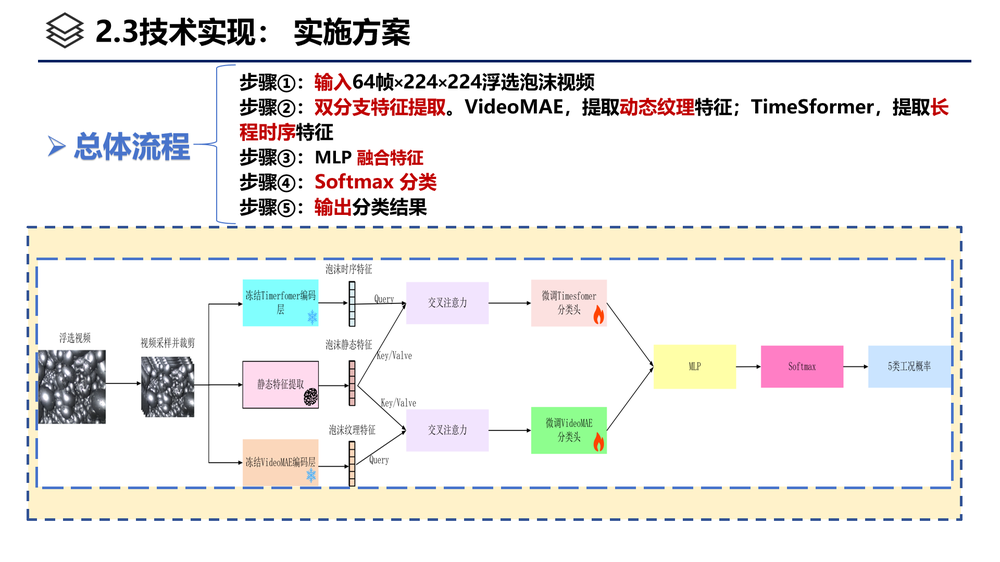
#> input picture e7d3f823-35a3-4f47-be2f-7eb4c80d6d92.png, 1000 x 562 px, shrunk from 1920 x 1080 before the run
$ python -i features.py   (imports and definitions only)
#> lines starting #> are read from the running program, lines starting #| are printed output that depends on the picture; after the words box and inside, x2 and y2 are one past the last pixel; in counts of white or black regions, pixels touching at a corner belong together
#> further down, picture is the input picture: shape (562, 1000, 3); mean B, G, R 233.6, 236.4, 238.5
### 矿物浮选/segmentation.py
import cv2
import numpy as np
from collections import defaultdict


class FrothSegmentation:
    def __init__(self, img):
        """初始化泡沫分割类，执行泡沫图像分割

        Args:
            img: 输入的BGR格式图像
        """
        self.img = img
        self.markers = None
        self.marker_map = defaultdict(list)  # 由marker映射到所有对应像素坐标的结构
        self.marker_set = []  # 记录所有marker种类
        self.marker_coord_num = {}  # 由marker映射到所有对应像素个数的结构

        # 灰度化
        gray_img = cv2.cvtColor(img, cv2.COLOR_BGR2GRAY)
        # 中值滤波
        blur_img = cv2.medianBlur(gray_img, 7)
        # 自适应直方图均衡化
        clahe = cv2.createCLAHE(clipLimit=2.0, tileGridSize=(8, 8))
        cl_img = clahe.apply(blur_img)
        # 阈值分割，得到泡沫高亮标记
        _, th_high_light = cv2.threshold(
            cl_img, 0, 255, cv2.THRESH_BINARY | cv2.THRESH_OTSU
        )
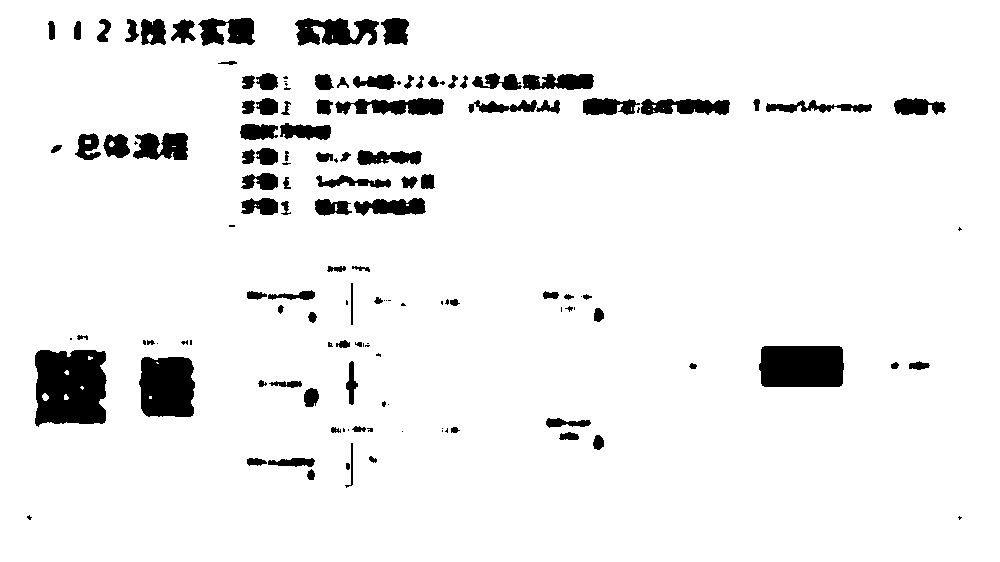
#> th_high_light: shape (562, 1000); 93.6% white; 138 black regions (42 under 20 px), largest, box (x1, y1, x2, y2) and area: (35, 350, 107, 427) 4824, (759, 346, 844, 387) 3363, (139, 357, 195, 417) 3022

        # 得到边缘
        _, th_black_line = cv2.threshold(cl_img, 30, 255, cv2.THRESH_BINARY)
#> th_black_line: shape (562, 1000); 99.5% white; 153 black regions (123 under 20 px), largest, box (x1, y1, x2, y2) and area: (384, 21, 407, 42) 242, (326, 20, 349, 42) 223, (153, 20, 165, 43) 154
        th_white_line = cv2.bitwise_not(th_black_line)

        # 高亮标记滤波
        kernel = cv2.getStructuringElement(cv2.MORPH_RECT, (3, 3))
        th_high_light_open = cv2.morphologyEx(
            th_high_light, cv2.MORPH_OPEN, kernel, iterations=2
        )
#> th_high_light_open: shape (562, 1000); 93.2% white; 78 black regions (8 under 20 px), largest, box (x1, y1, x2, y2) and area: (35, 350, 107, 427) 4942, (759, 346, 844, 387) 3363, (139, 357, 195, 417) 3052
        th_high_light_filter = cv2.morphologyEx(
            th_high_light_open, cv2.MORPH_DILATE, kernel, iterations=2
        )
#> th_high_light_filter: shape (562, 1000); 96% white; 88 black regions (31 under 20 px), largest, box (x1, y1, x2, y2) and area: (37, 352, 104, 422) 4223, (761, 348, 842, 385) 2875, (142, 359, 193, 415) 2575

        # 求标记的连通域
        _, markers = cv2.connectedComponents(th_high_light_filter)
#> markers: shape (562, 1000) int32; 4 distinct labels, from 0 to 3
        # 转换为有符号整数，因为watershed需要
        markers = markers.astype(np.int32)

        # 为watershed准备标记
        markers = markers + 1
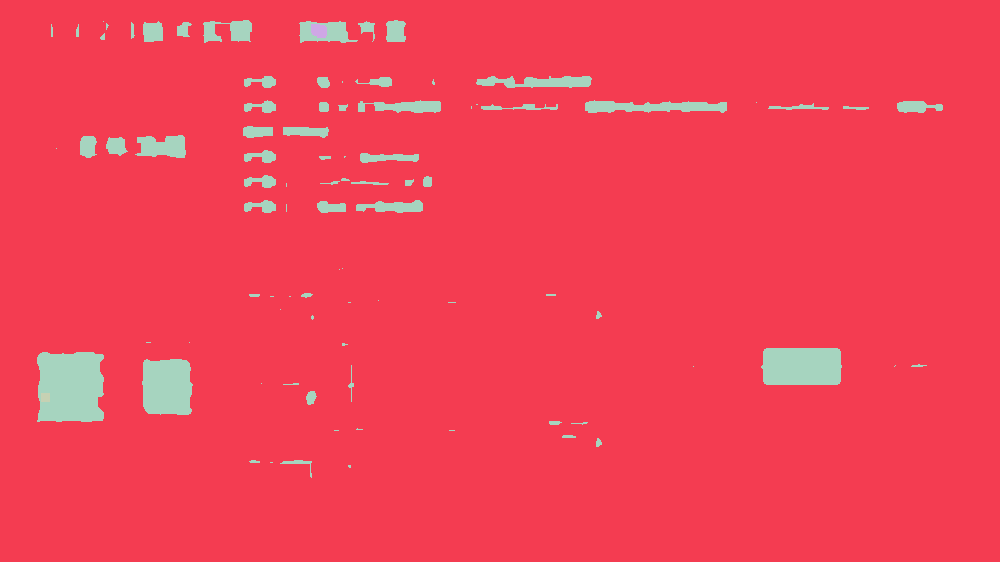
#> markers: shape (562, 1000) int32; 4 distinct labels, from 1 to 4; one colour per label, 0 black
        # 将未知区域标记为0
        unknown = cv2.subtract(th_black_line, th_high_light_filter)
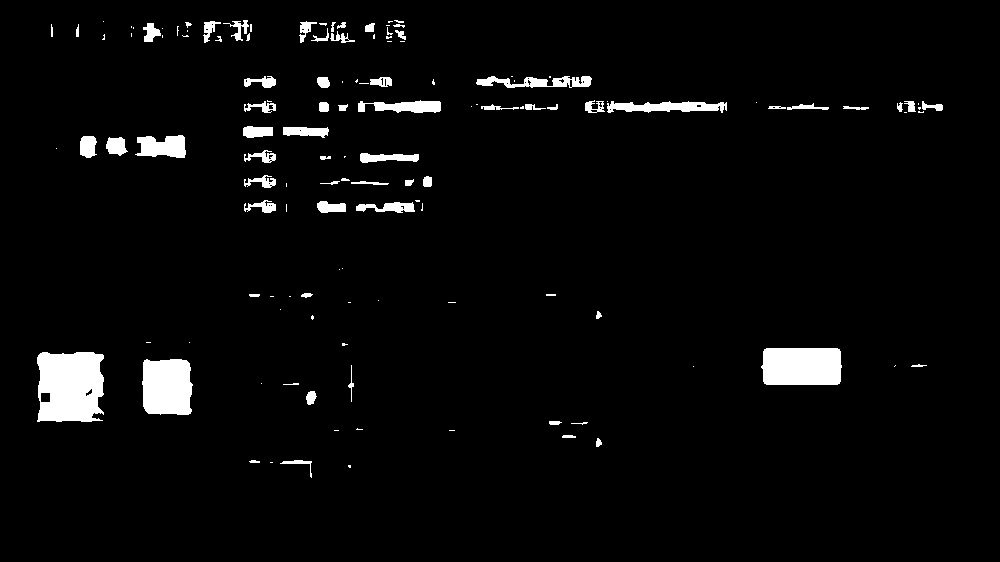
#> unknown: shape (562, 1000); 3.6% white; 132 white regions (63 under 20 px), largest, box (x1, y1, x2, y2) and area: (37, 352, 104, 422) 4145, (761, 348, 842, 385) 2875, (142, 359, 193, 415) 2575
        markers[unknown == 255] = 0
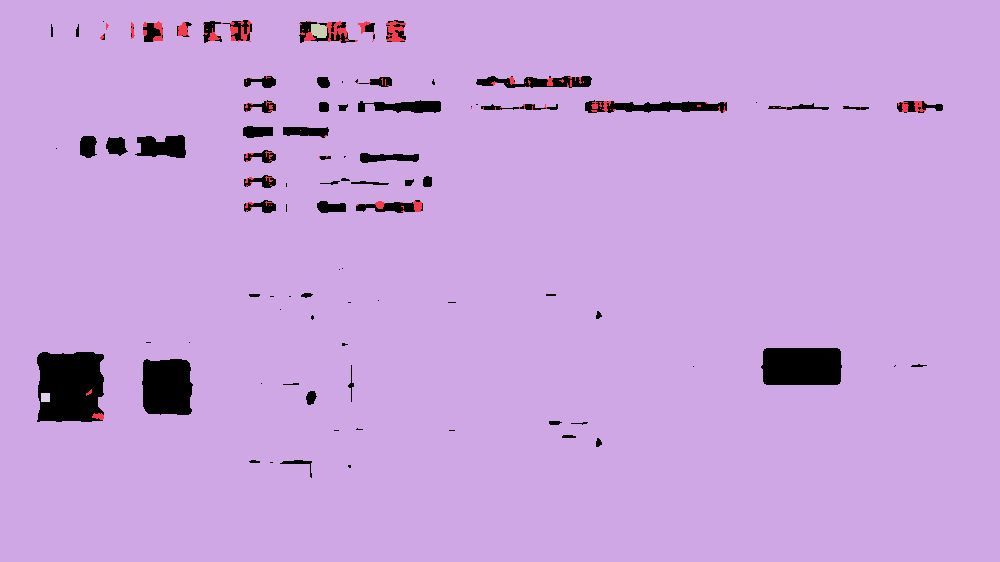
#> markers: shape (562, 1000) int32; 5 distinct labels, from 0 to 4; one colour per label, 0 black

        # 使用分水岭算法
        self.markers = cv2.watershed(img, markers)
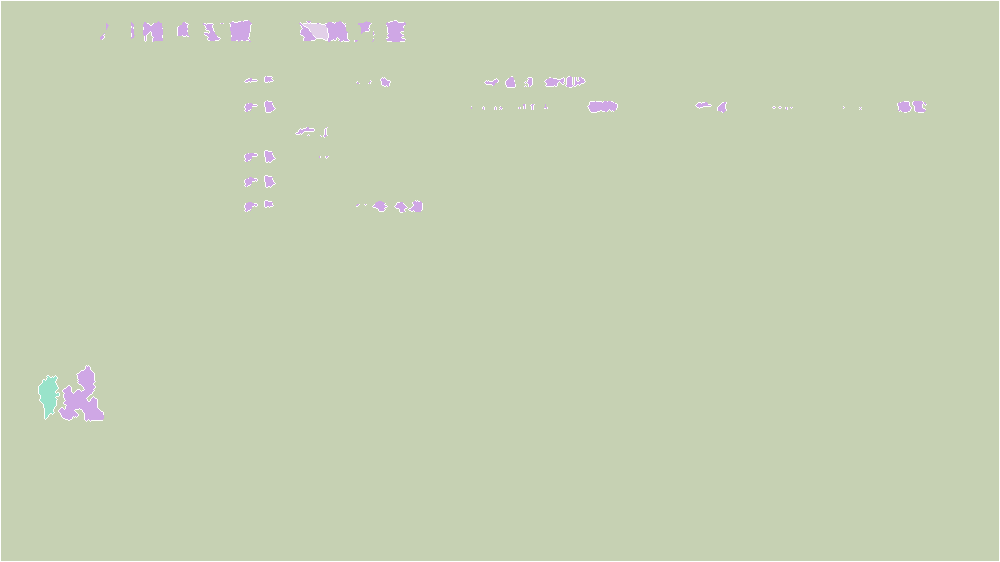
#> self.markers: shape (562, 1000) int32; 5 distinct labels, from -1 to 4; one colour per label, 0 black, -1 white

        # 遍历结果生成marker的各种形式
        for i in range(self.markers.shape[0]):
            for j in range(self.markers.shape[1]):
                marker = self.markers[i, j]
                marker_str = str(marker)
                # 添加坐标
                self.marker_map[marker_str].append((i, j))
                # 记录新种类
                if marker_str not in self.marker_set:
                    self.marker_set.append(marker_str)
                    self.marker_coord_num[marker_str] = 1
                else:
                    self.marker_coord_num[marker_str] += 1
#> after the loop, self.marker_coord_num = {'-1': 4677, '2': 551714, '1': 4854, '3': 241, '4': 514}; self.marker_set = ['-1', '2', '1', '3', '4']

        # 对marker_set处理：去掉-1和过小的marker
        area_limit = 100
        self.marker_set = [
            item
            for item in self.marker_set
            if item != "-1" and self.marker_coord_num[item] >= area_limit
        ]
#> self.marker_set = ['2', '1', '3', '4']

    # [31 lines left out: functions get_result, get_result_coord_num, get_result_set, get_result_map, not called in this run]

### 矿物浮选/features.py
import cv2
import numpy as np
from .segmentation import FrothSegmentation
from .utils import calc_stat, Stat
from collections import defaultdict


# 特征结构体
class ColorFeature:
    """颜色特征结构体"""

    def __init__(self, r_mean, g_mean, b_mean, loadrate):
        self.r_mean = r_mean
        self.g_mean = g_mean
        self.b_mean = b_mean
        self.loadrate = loadrate


class MorphologicalFeature:
    """形态学特征结构体"""

    # [5 lines left out: function __init__, not called in this run]


class TextureFeature:
    """纹理特征结构体"""

    # [5 lines left out: function __init__, not called in this run]


class DynamicFeature:
    """动态特征结构体"""

    # [5 lines left out: function __init__, not called in this run]


class AllFeature:
    """所有特征结构体"""

    # [27 lines left out: function __init__, not called in this run]


class IMGStaticFeature:
    """静态图像特征提取类"""

    def __init__(self, img):
        """初始化静态特征提取类

        Args:
            img: 输入的BGR格式图像
        """
        self.img = img
        self.fs = FrothSegmentation(img)
        self.cf = None
        self.mf = None
        self.tf = None

    def get_color_feature(self):
        """获取颜色特征

        Returns:
            ColorFeature: 颜色特征对象
        """
        # 分割RGB通道
        b_channel, g_channel, r_channel = cv2.split(self.img)
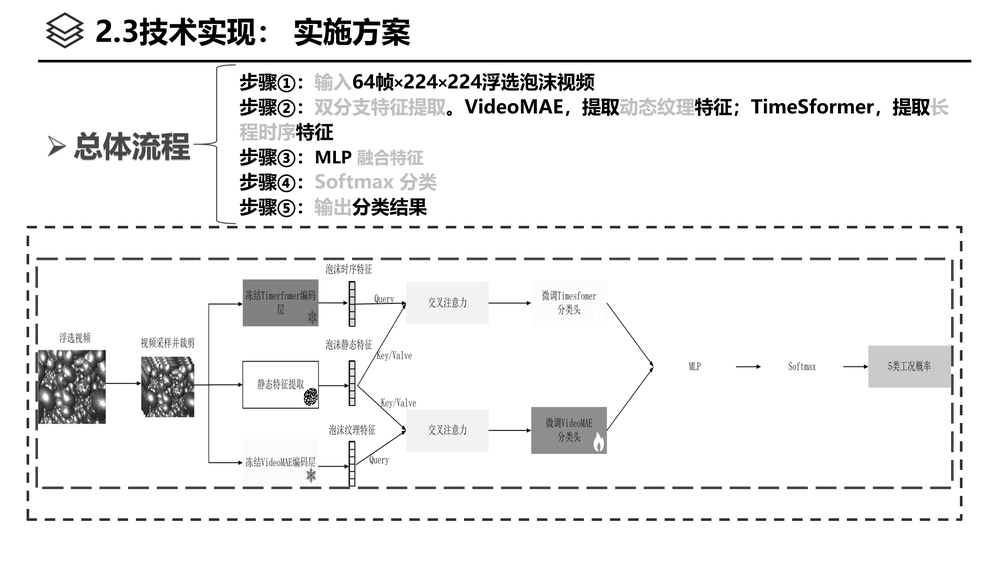
#> r_channel: shape (562, 1000); min 0, max 255, mean 238.5

        # 计算RGB均值
        r_mean = float(np.mean(np.array(r_channel, dtype=np.float64)))
#> r_mean = 238.5
        g_mean = float(np.mean(np.array(g_channel, dtype=np.float64)))
#> g_mean = 236.4
        b_mean = float(np.mean(np.array(b_channel, dtype=np.float64)))
#> b_mean = 233.6

        # 承载率（1-高亮区域占比）
        gray_img = cv2.cvtColor(self.img, cv2.COLOR_BGR2GRAY)
        _, th_high_light = cv2.threshold(
            gray_img, 0, 255, cv2.THRESH_BINARY | cv2.THRESH_OTSU
        )
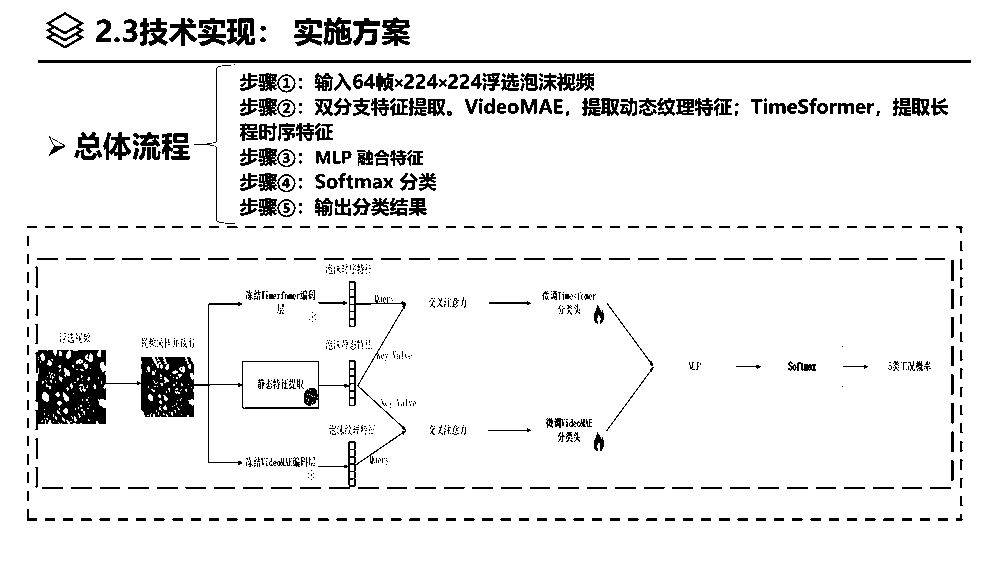
#> th_high_light: shape (562, 1000); 92.5% white; 782 black regions (396 under 20 px), largest, box (x1, y1, x2, y2) and area: (35, 302, 356, 465) 8084, (38, 60, 971, 63) 2799, (318, 281, 406, 489) 876
        highlight_area = cv2.countNonZero(th_high_light)
#> highlight_area = 519790
        gray_area = gray_img.size
#> gray_area = 562000
        loadrate = 1 - highlight_area / gray_area if gray_area > 0 else 0
#> loadrate = 0.0751

        self.cf = ColorFeature(r_mean, g_mean, b_mean, loadrate)
#> in __init__, `self.r_mean = r_mean`: self.r_mean = 238.5
#> in __init__, `self.g_mean = g_mean`: self.g_mean = 236.4
#> in __init__, `self.b_mean = b_mean`: self.b_mean = 233.6
#> in __init__, `self.loadrate = loadrate`: self.loadrate = 0.0751
        return self.cf

    # [74 lines left out: functions get_morphological_feature, get_texture_feature, not called in this run]


class VideoFeature:
    """视频特征提取类"""

    # [28 lines left out: functions __init__, get_img_static_feature, not called in this run]


class MultiImgFeature:
    """多图像特征提取类"""

    # [159 lines left out: functions __init__, get_dynamic_feature, get_all_feature, not called in this run]

>>> import cv2
>>> picture = cv2.imread('../e7d3f823-35a3-4f47-be2f-7eb4c80d6d92.png')
>>> result = IMGStaticFeature(picture).get_color_feature()
